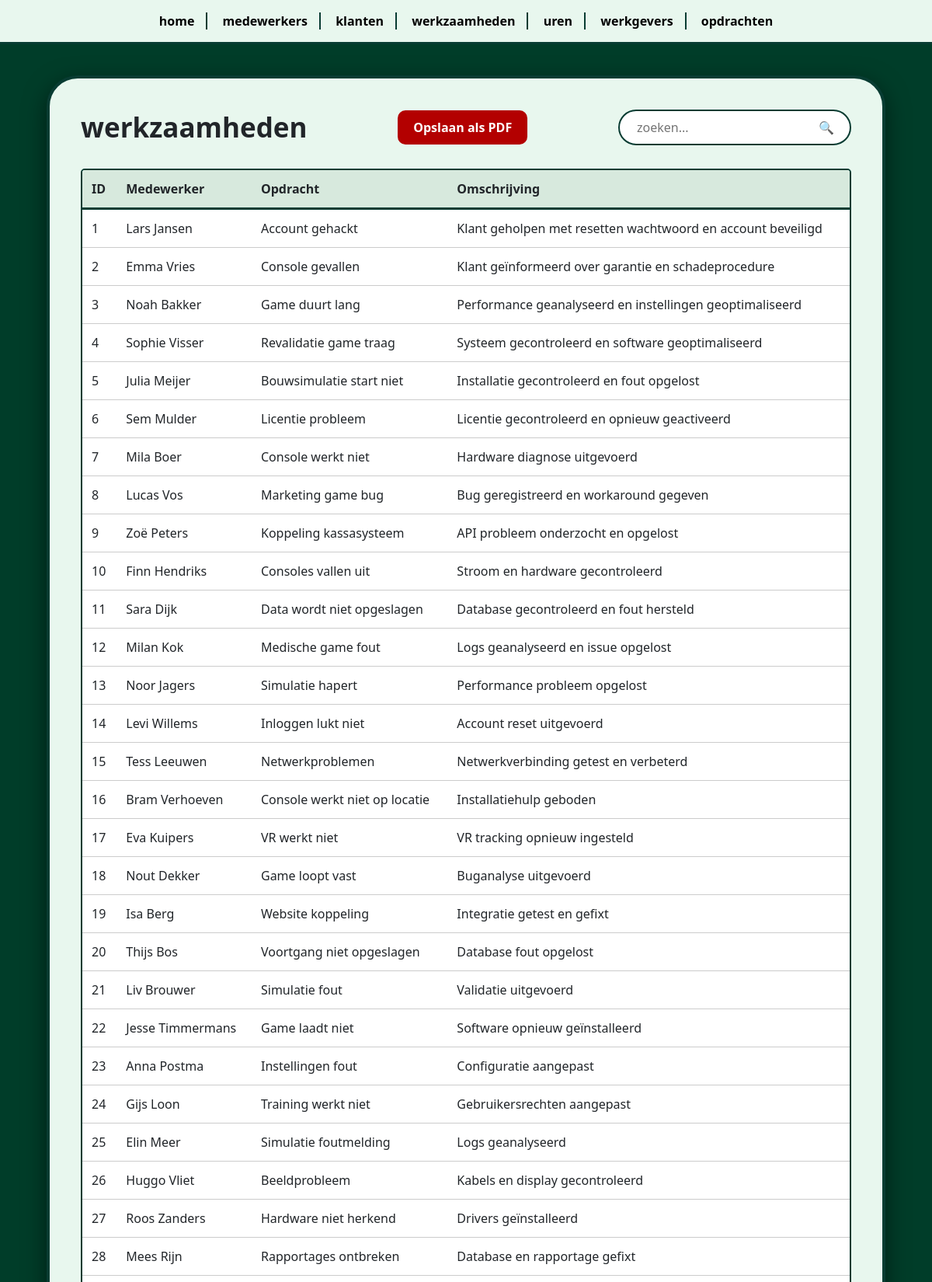
/werkzaamheden.php (upper part), run on the app's committed database.
### tables this page shows
CREATE TABLE `Werkzaamheden` (
  `ID` int NOT NULL,
  `Voornaam` varchar(50) NOT NULL,
  `Tussenvoegsel` varchar(15) NOT NULL,
  `Achternaam` varchar(50) NOT NULL,
  `Aantal gewerkte uren` varchar(3) NOT NULL,
  `Opdracht titel` varchar(50) NOT NULL,
  `Omschrijving werkzaamheden` varchar(100) NOT NULL
);

### werkzaamheden.php (the view, shortened to what this page needs)
<?php
$Servername = $_ENV['DB_HOST'] . ':' . $_ENV['DB_PORT'];
$Username   = $_ENV['DB_USERNAME'];
$Password   = $_ENV['DB_PASSWORD'];
$Dbname     = $_ENV['DB_NAME'];
$conn = new mysqli($Servername, $Username, $Password, $Dbname);
$sql = "SELECT
            `ID`,
            `Voornaam`,
            `Achternaam`,
            `Opdracht titel`,
            `Omschrijving werkzaamheden`
        FROM `Werkzaamheden`";
$result = $conn->query($sql);
?>
<!DOCTYPE html>
<html lang="nl">
<head>
    <link rel="stylesheet" href="https://cdn.jsdelivr.net/npm/bootstrap@5.3.0/dist/css/bootstrap.min.css">
</head>
<body>
<nav class="no-print">
    <div class="links">
        <a href="index.php">home</a>
        <a href="medewerkers.php">medewerkers</a>
        <a href="klanten.php">klanten</a>
        <a href="werkzaamheden.php" class="active">werkzaamheden</a>
        <a href="uren.php">uren</a>
        <a href="werkgevers.php">werkgevers</a>
        <a href="opdrachten.php">opdrachten</a>
    </div>
</nav>
<div class="container-main">
    <div class="main-card">
        <div class="header-row no-print">
            <h1>werkzaamheden</h1>
            <button class="pdf-btn" onclick="window.print()">Opslaan als PDF</button>
            <div class="searchbar">
                <input type="text" id="search" placeholder="zoeken..."> 🔍
            </div>
        </div>
        <div class="table-container">
            <table id="dataTable">
                <thead>
                    <tr>
                        <th>ID</th>
                        <th>Medewerker</th>
                        <th>Opdracht</th>
                        <th>Omschrijving</th>
                    </tr>
                </thead>
                <tbody>
                    <?php
                    if ($result && $result->num_rows > 0) {
                        while($row = $result->fetch_assoc()) {
                            echo "<tr>";
                            echo "<td>" . htmlspecialchars($row['ID']) . "</td>";
                            echo "<td>" . htmlspecialchars($row['Voornaam'] . " " . $row['Achternaam']) . "</td>";
                            echo "<td>" . htmlspecialchars($row['Opdracht titel']) . "</td>";
                            echo "<td>" . htmlspecialchars($row['Omschrijving werkzaamheden']) . "</td>";
                            echo "</tr>";
                        }
                    } else {
                        echo "<tr><td colspan='4'>Geen werkzaamheden gevonden</td></tr>";
                    }
                    ?>
                </tbody>
            </table>
        </div>
    </div>
</div>
</body>
</html>

### werkzaamheden.php (style rules this page uses)
body { margin: 0; padding: 0; background-color: #003d29; background-image: linear-gradient(rgba(0, 61, 41, 0.9), rgba(0, 61, 41, 0.9)), url('https://www.transparenttextures.com/patterns/matrix.png'); background-attachment: fixed; min-height: 100vh; font-family: 'Segoe UI', Arial, sans-serif; }
nav { background: #e8f7ee; padding: 15px; display: flex; justify-content: center; border-bottom: 3px solid #083c32; }
nav .links a { margin: 0; padding-right: 15px; padding-left: 15px; color: #000; font-weight: bold; text-decoration: none; border-right: 2px solid #083c32; }
nav .links a:last-child { border-right: none; }
.container-main { display: flex; justify-content: center; padding: 40px 0; }
.main-card { background-color: #e8f7ee; width: 90%; max-width: 1100px; border-radius: 40px; border: 4px solid #083c32; padding: 40px; box-shadow: 0px 10px 30px rgba(0,0,0,0.5); }
.header-row { display: flex; justify-content: space-between; align-items: center; margin-bottom: 30px; }
h1 { font-weight: 900; font-size: 35px; margin: 0; text-transform: lowercase; }
.searchbar { background: white; border-radius: 50px; padding: 8px 20px; border: 2px solid #083c32; display: flex; align-items: center; width: 300px; }
.searchbar input { border: none; outline: none; width: 100%; font-size: 16px; }
.pdf-btn { background: #b30000; color: white; padding: 10px 20px; border: none; border-radius: 10px; cursor: pointer; font-weight: bold; }
.table-container { border: 2px solid #083c32; background: #fff; border-radius: 5px; overflow: hidden; }
table { width: 100%; border-collapse: collapse; }
table th { background: #d7e9dd; border-bottom: 3px solid #083c32; padding: 12px; text-align: left; }
table td { padding: 12px; border-bottom: 1px solid #ccc; }

### data on the page
werkzaamheden: ID "1", Voornaam+Achternaam "Lars Jansen", Opdracht titel "Account gehackt", Omschrijving werkzaamheden "Klant geholpen met resetten wachtwoord en account beveiligd"
werkzaamheden: ID "2", Voornaam+Achternaam "Emma Vries", Opdracht titel "Console gevallen", Omschrijving werkzaamheden "Klant geïnformeerd over garantie en schadeprocedure"
werkzaamheden: ID "3", Voornaam+Achternaam "Noah Bakker", Opdracht titel "Game duurt lang", Omschrijving werkzaamheden "Performance geanalyseerd en instellingen geoptimaliseerd"
werkzaamheden: ID "4", Voornaam+Achternaam "Sophie Visser", Opdracht titel "Revalidatie game traag", Omschrijving werkzaamheden "Systeem gecontroleerd en software geoptimaliseerd"
werkzaamheden: ID "5", Voornaam+Achternaam "Julia Meijer", Opdracht titel "Bouwsimulatie start niet", Omschrijving werkzaamheden "Installatie gecontroleerd en fout opgelost"
werkzaamheden: ID "6", Voornaam+Achternaam "Sem Mulder", Opdracht titel "Licentie probleem", Omschrijving werkzaamheden "Licentie gecontroleerd en opnieuw geactiveerd"
werkzaamheden: ID "7", Voornaam+Achternaam "Mila Boer", Opdracht titel "Console werkt niet", Omschrijving werkzaamheden "Hardware diagnose uitgevoerd"
werkzaamheden: ID "8", Voornaam+Achternaam "Lucas Vos", Opdracht titel "Marketing game bug", Omschrijving werkzaamheden "Bug geregistreerd en workaround gegeven"
werkzaamheden: ID "9", Voornaam+Achternaam "Zoë Peters", Opdracht titel "Koppeling kassasysteem", Omschrijving werkzaamheden "API probleem onderzocht en opgelost"
werkzaamheden: ID "10", Voornaam+Achternaam "Finn Hendriks", Opdracht titel "Consoles vallen uit", Omschrijving werkzaamheden "Stroom en hardware gecontroleerd"
werkzaamheden: ID "11", Voornaam+Achternaam "Sara Dijk", Opdracht titel "Data wordt niet opgeslagen", Omschrijving werkzaamheden "Database gecontroleerd en fout hersteld"
werkzaamheden: ID "12", Voornaam+Achternaam "Milan Kok", Opdracht titel "Medische game fout", Omschrijving werkzaamheden "Logs geanalyseerd en issue opgelost"
werkzaamheden: ID "13", Voornaam+Achternaam "Noor Jagers", Opdracht titel "Simulatie hapert", Omschrijving werkzaamheden "Performance probleem opgelost"
werkzaamheden: ID "14", Voornaam+Achternaam "Levi Willems", Opdracht titel "Inloggen lukt niet", Omschrijving werkzaamheden "Account reset uitgevoerd"
werkzaamheden: ID "15", Voornaam+Achternaam "Tess Leeuwen", Opdracht titel "Netwerkproblemen", Omschrijving werkzaamheden "Netwerkverbinding getest en verbeterd"
werkzaamheden: ID "16", Voornaam+Achternaam "Bram Verhoeven", Opdracht titel "Console werkt niet op locatie", Omschrijving werkzaamheden "Installatiehulp geboden"
werkzaamheden: ID "17", Voornaam+Achternaam "Eva Kuipers", Opdracht titel "VR werkt niet", Omschrijving werkzaamheden "VR tracking opnieuw ingesteld"
werkzaamheden: ID "18", Voornaam+Achternaam "Nout Dekker", Opdracht titel "Game loopt vast", Omschrijving werkzaamheden "Buganalyse uitgevoerd"
werkzaamheden: ID "19", Voornaam+Achternaam "Isa Berg", Opdracht titel "Website koppeling", Omschrijving werkzaamheden "Integratie getest en gefixt"
werkzaamheden: ID "20", Voornaam+Achternaam "Thijs Bos", Opdracht titel "Voortgang niet opgeslagen", Omschrijving werkzaamheden "Database fout opgelost"
werkzaamheden: ID "21", Voornaam+Achternaam "Liv Brouwer", Opdracht titel "Simulatie fout", Omschrijving werkzaamheden "Validatie uitgevoerd"
werkzaamheden: ID "22", Voornaam+Achternaam "Jesse Timmermans", Opdracht titel "Game laadt niet", Omschrijving werkzaamheden "Software opnieuw geïnstalleerd"
werkzaamheden: ID "23", Voornaam+Achternaam "Anna Postma", Opdracht titel "Instellingen fout", Omschrijving werkzaamheden "Configuratie aangepast"
werkzaamheden: ID "24", Voornaam+Achternaam "Gijs Loon", Opdracht titel "Training werkt niet", Omschrijving werkzaamheden "Gebruikersrechten aangepast"
werkzaamheden: ID "25", Voornaam+Achternaam "Elin Meer", Opdracht titel "Simulatie foutmelding", Omschrijving werkzaamheden "Logs geanalyseerd"
werkzaamheden: ID "26", Voornaam+Achternaam "Huggo Vliet", Opdracht titel "Beeldprobleem", Omschrijving werkzaamheden "Kabels en display gecontroleerd"
werkzaamheden: ID "27", Voornaam+Achternaam "Roos Zanders", Opdracht titel "Hardware niet herkend", Omschrijving werkzaamheden "Drivers geïnstalleerd"
werkzaamheden: ID "28", Voornaam+Achternaam "Mees Rijn", Opdracht titel "Rapportages ontbreken", Omschrijving werkzaamheden "Database en rapportage gefixt"
